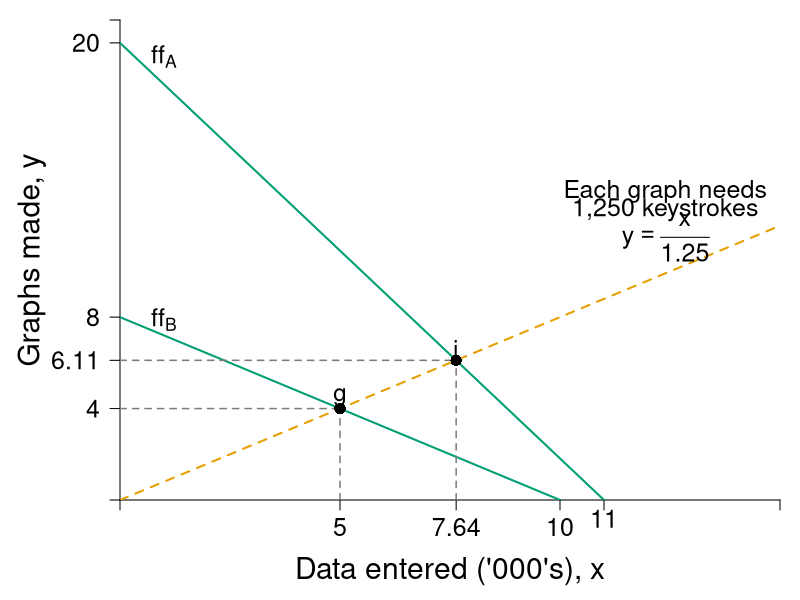

The R script that drew this image:
#Graph Designer: Simon Halliday + Scott Cohn
#Authors: Bowles and Halliday
#Title: Coordination, Conflict and Competition: A Text in Microeconomics

require(shape)
pdf(file = "specprodexch/data_entered_initial.pdf", width = 8, height = 8)

#Set parameters for graphics
pointsize <- 1.8
axislabelsize <- 1.8
labelsize <- 1.5
namesize <- 1.8
annotatesize <- 1.5
graphlinewidth <- 2
segmentlinewidth <- 1.5

COL <- c("#7fc97f", "#beaed4", "#fdc086", "#ffff99", "#386cb0", "#f0027f", "#bf5b17", "#666666")
COLA <- c("#e0f3db", "#99d8c9","#66c2a4","#41ae76", "#238b45", "#005824")
COLB <- c("#4eb3d3", "#2b8cbe", "#0868ac","#084081")
grays <- gray.colors(25, start = 1, end = 0)
CBCols <- c("#009E73","#0072B2","#E69F00")


ffA <- function(x, yintA = 20, sA = 20/11) {
  yintA - sA*x
}

ffB <- function(x, yintB = 8, sB = 8/10) {
  yintB - sB*x
}

exchange <- function(x, slope = 1/1.25) {
  slope*x
}

priceA <- function(x, pintA = 20, psA = 1.45) {
  pintA - psA*x
}

priceB <- function(x, pintB = 14.5, psB = 1.45) {
  pintB - psB*x
}

#Edited the margins to cater for the larger LHS labels
par(mar =  c(5, 6, 1, 1))

xlims <- c(0, 15)
ylims <- c(0, 21)

npts <- 501 
x <- seq(xlims[1], xlims[2], length.out = npts)
y <- seq(ylims[1], ylims[2], length.out = npts) 
a <- c(3.25, 5.25, 7.25)

plot(0, 0, xlim = xlims, ylim = ylims, type = "n",
     xlab = expression(paste("")),
     ylab = expression(paste("")), 
     xaxt = "n", 
     yaxt = "n", 
     cex.lab = axislabelsize, 
     bty = "n", 
     xaxs="i", 
     yaxs="i"
)


ticksy <- c(ylims[1], 4, 6.11, 8, 20, ylims[2])
ylabels <- c(NA, 4, 6.11, 8,  20, NA)
ticksx <- c(xlims[1], 5, 7.64, 10, 11,  xlims[2])
xlabels <-  c(NA, 5, 7.64, 10, 11,  NA)

text(11, - 0.8, "11", cex = labelsize, xpd = TRUE)


axis(1, at = ticksx, pos = 0, labels = xlabels, cex.axis = labelsize)
axis(2, at = ticksy, pos = 0, labels = ylabels, las = 1, cex.axis = labelsize)

npts <- 500 
xx1 <- seq(xlims[1], xlims[2], length.out = npts)

#Draw the graphs
lines(xx1, ffA(xx1), col = CBCols[1], lwd = graphlinewidth)
lines(xx1, ffB(xx1), col = CBCols[1], lwd = graphlinewidth)
lines(xx1, exchange(xx1), lty = 2, col = CBCols[3], lwd = graphlinewidth)


segments(0, 4, 5, 4, lty = 2, col = grays[20],  lwd = segmentlinewidth)
segments(5, 0, 5, 4, lty = 2, col = grays[20],  lwd = segmentlinewidth)
segments(0, 6.11, 7.64, 6.11, lty = 2, col = grays[20],  lwd = segmentlinewidth)
segments(7.64, 0, 7.64, 6.11, lty = 2, col = grays[20],  lwd = segmentlinewidth)


#Label Points
xpts <- c(5, 7.638888889)
ypts <- xpts/1.25
yadj1 <- 0.5
yadj2 <- -0.5

points(xpts, ypts, pch = 16, col = "black", cex = 1.5)
ptlabels <- c("g", "i")
text(xpts, ypts + yadj1, ptlabels, cex = labelsize)

#Axis labels
mtext(expression(paste("Data entered ('000's), ", x)), side = 1, line = 3.5, cex = axislabelsize)
text(-2, 0.5*ylims[2], expression(paste("Graphs made, ", y)), xpd = TRUE, cex = axislabelsize, srt = 90) 


text(1, 19.4, expression(ff[A]), cex = labelsize)
text(1, 7.9, expression(ff[B]), cex = labelsize)

text(12.4, 13.5, expression(paste("Each graph needs")), cex = labelsize)
text(12.4, 12.7, expression(paste("1,250 keystrokes")), cex = labelsize)
text(12.4, 11.5, expression(paste(y == frac(x, 1.25) )), cex = labelsize)


dev.off()
